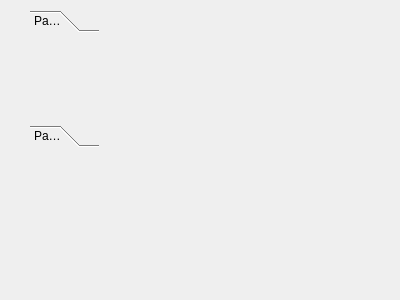
<?xml version="1.0" encoding="UTF-8"?>
<ui version="4.0">
 <class>Form</class>
 <widget class="QWidget" name="Form">
  <property name="geometry">
   <rect>
    <x>0</x>
    <y>0</y>
    <width>400</width>
    <height>300</height>
   </rect>
  </property>
  <property name="windowTitle">
   <string>Form</string>
  </property>
  <widget class="QToolBox" name="toolBox">
   <property name="geometry">
    <rect>
     <x>30</x>
     <y>10</y>
     <width>69</width>
     <height>137</height>
    </rect>
   </property>
   <property name="currentIndex">
    <number>0</number>
   </property>
   <widget class="QWidget" name="page">
    <property name="geometry">
     <rect>
      <x>0</x>
      <y>0</y>
      <width>69</width>
      <height>69</height>
     </rect>
    </property>
    <attribute name="label">
     <string>Page 1</string>
    </attribute>
   </widget>
   <widget class="QWidget" name="page_2">
    <property name="geometry">
     <rect>
      <x>0</x>
      <y>0</y>
      <width>69</width>
      <height>69</height>
     </rect>
    </property>
    <attribute name="label">
     <string>Page 2</string>
    </attribute>
   </widget>
  </widget>
 </widget>
 <resources/>
 <connections/>
</ui>
